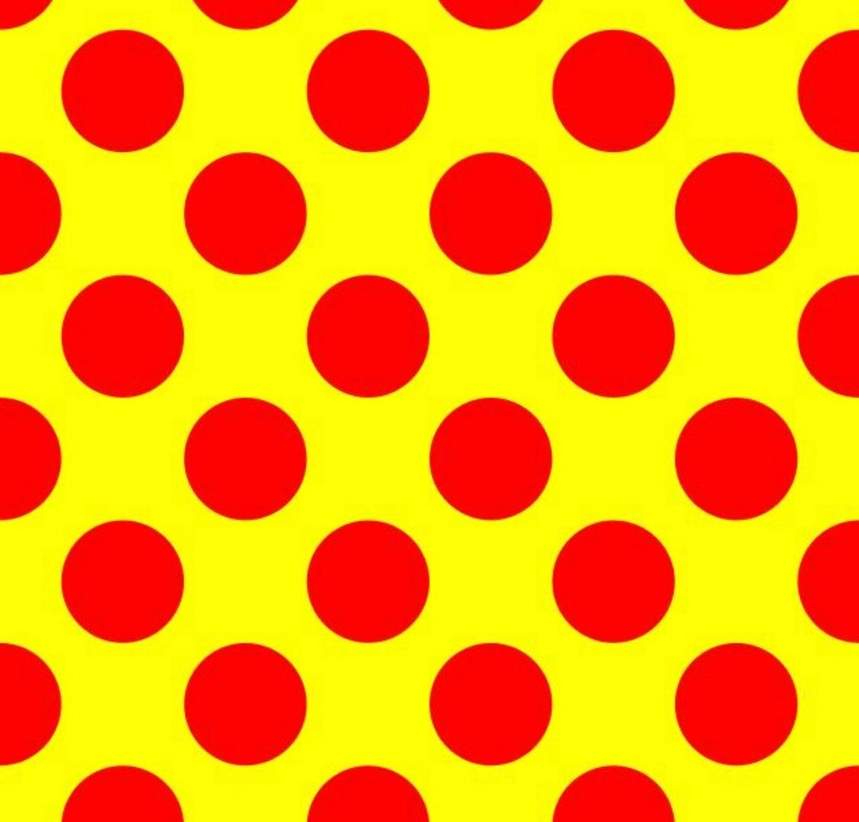
#> input picture HW04/RedDots.jpg, 859 x 822 px, shrunk from 1125 x 1077 before the run
$ python Q4.py
#> lines starting #> are read from the running program, lines starting #| are printed output that depends on the picture; long printed decimals are rounded
from PIL import Image
import numpy as np


def rank_k_approximation(A, k):
    U, S, Vt = np.linalg.svd(A, full_matrices=False)
    # rank-k truncation from the SVD of A
    U_k = U[:, :k]
    S_k = np.diag(S[:k])
    Vt_k = Vt[:k, :]

    A_k = np.dot(U_k, np.dot(S_k, Vt_k))

    return A_k, relative_error(S, k)


def relative_error(S, k):
    return (S[k]) ** 2 / S[0] ** 2


def compress_image_to_k(path, k):
#> called with path = 'RedDots.jpg', k = 10
    image = Image.open(path)
#> image is the input picture: PIL image 859x822 RGB; mean R, G, B 252, 156.4, 5
    pix = np.array(image)

    noise = np.random.normal(0, 10, pix.shape)
    pix = pix + noise

    imgR = pix[:, :, 0]  # Red
    imgG = pix[:, :, 1]  # Green
    imgB = pix[:, :, 2]  # Blue
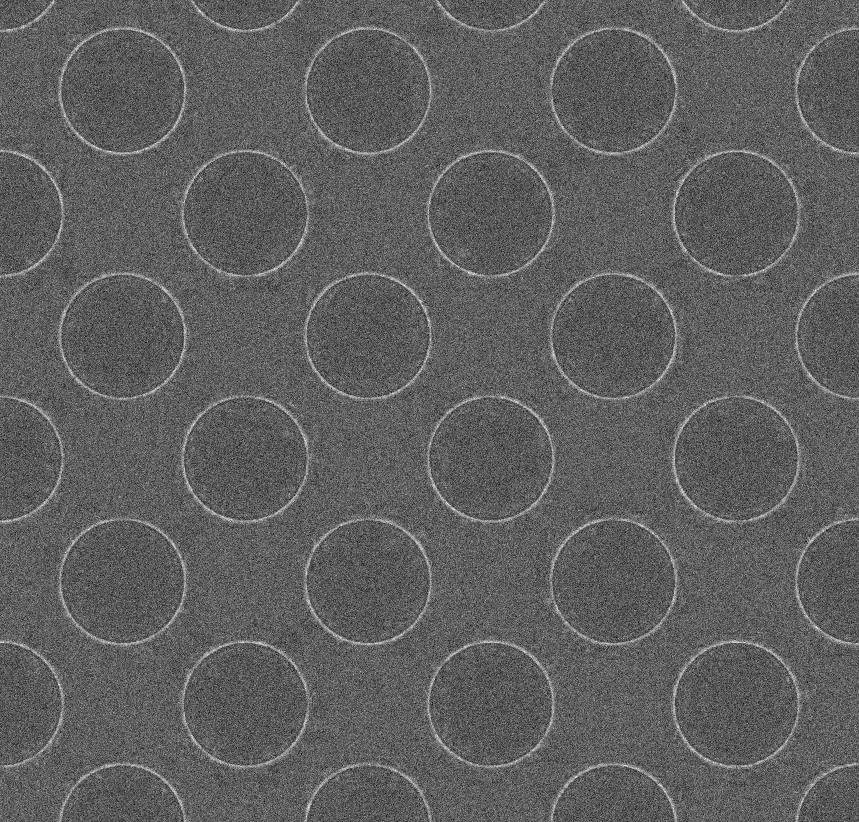
#> imgB: shape (822, 859) float64; min -44.02, max 86.44, mean 5; drawn with min black and max white
    print(pix.shape)
#| (822, 859, 3)

    error = [0, 0, 0]
    imgR_k, error[0] = rank_k_approximation(imgR, k)
#> in rank_k_approximation, `U, S, Vt = np.linalg.svd(A, full_matrices=False)`: S = 822 values, max 211759.6 at index 0, min 7.89 at index 821, mean 537.8
    imgG_k, error[1] = rank_k_approximation(imgG, k)
#> call 2 of rank_k_approximation, with k = 10
#> in rank_k_approximation (call 2), `U, S, Vt = np.linalg.svd(A, full_matrices=False)`:
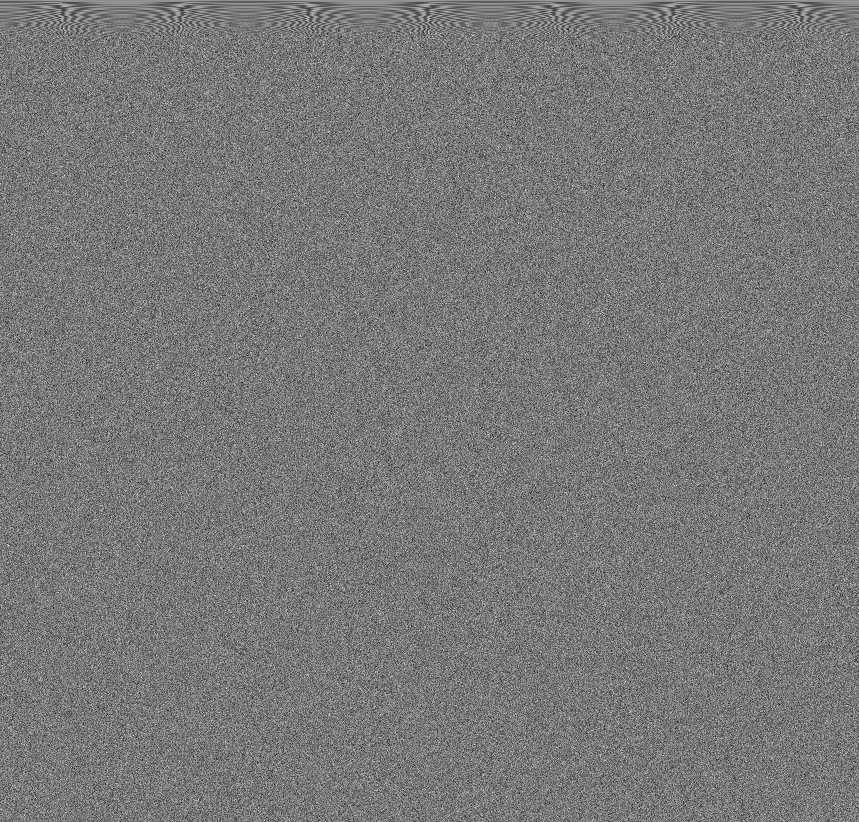
#> Vt: shape (822, 859) float64; min -0.159, max 0.177, mean 5e-05; drawn with min black and max white
#> in rank_k_approximation (call 2), `U, S, Vt = np.linalg.svd(A, full_matrices=False)`: S = 822 values, max 135982.5 at index 0, min 7.45 at index 821, mean 662.3
    imgB_k, error[2] = rank_k_approximation(imgB, k)
#> call 3 of rank_k_approximation, with k = 10
#> in rank_k_approximation (call 3), `U, S, Vt = np.linalg.svd(A, full_matrices=False)`:
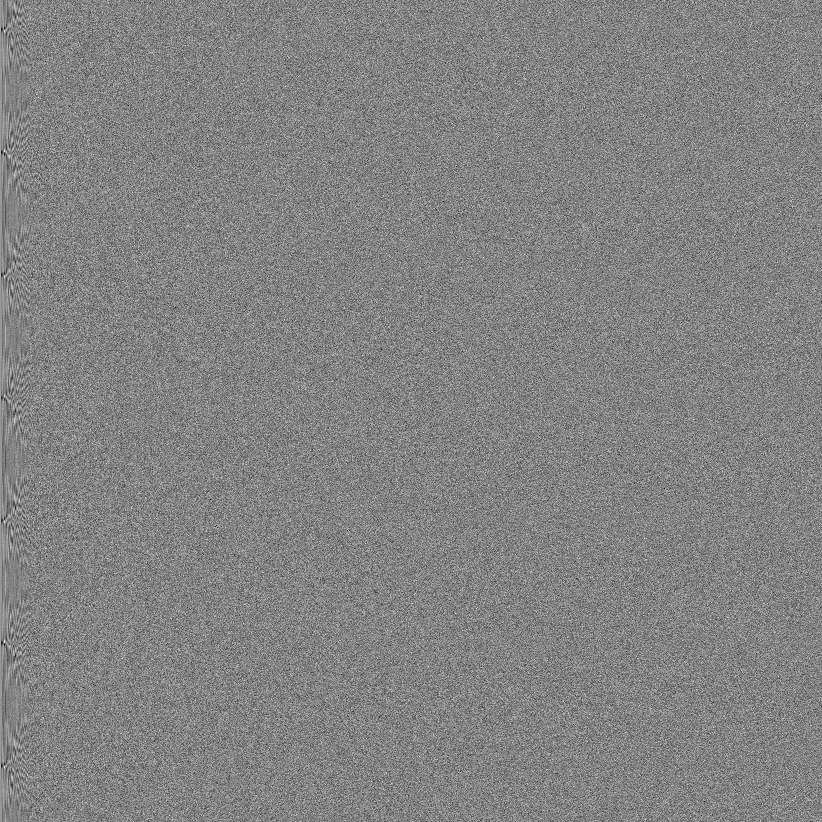
#> U: shape (822, 822) float64; min -0.198, max 0.187, mean 6.22e-05; drawn with min black and max white
#> in rank_k_approximation (call 3), `U, S, Vt = np.linalg.svd(A, full_matrices=False)`:
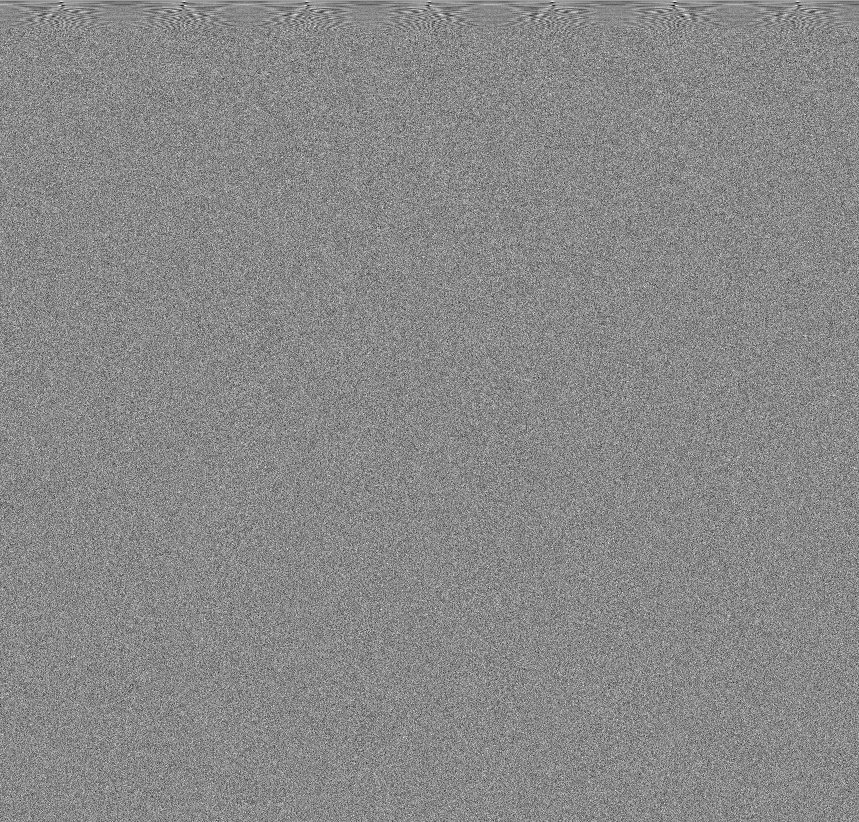
#> Vt: shape (822, 859) float64; min -0.202, max 0.174, mean 3.94e-05; drawn with min black and max white
#> in rank_k_approximation (call 3), `U, S, Vt = np.linalg.svd(A, full_matrices=False)`: S = 822 values, max 4466.9 at index 0, min 7.84 at index 821, mean 282.2
#> in rank_k_approximation (call 3), `A_k = np.dot(U_k, np.dot(S_k, Vt_k))`:
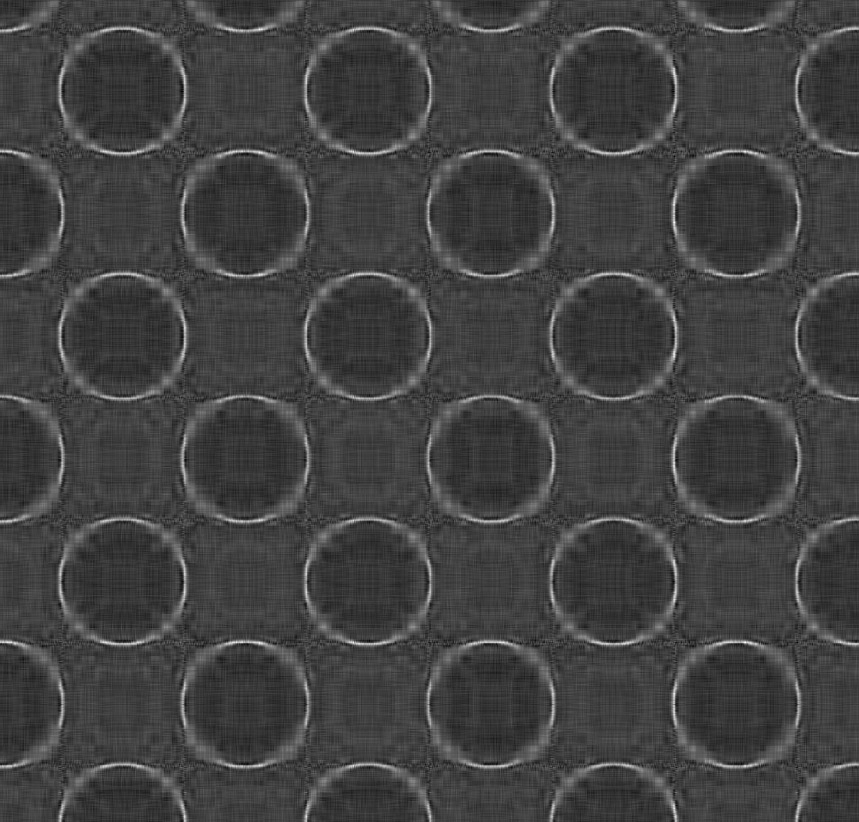
#> A_k: shape (822, 859) float64; min -12.63, max 55.22, mean 5; drawn with min black and max white

    new_img = np.stack([imgR_k, imgG_k, imgB_k], axis=-1)
    new_img = np.clip(new_img, 0, 255).astype(np.uint8)
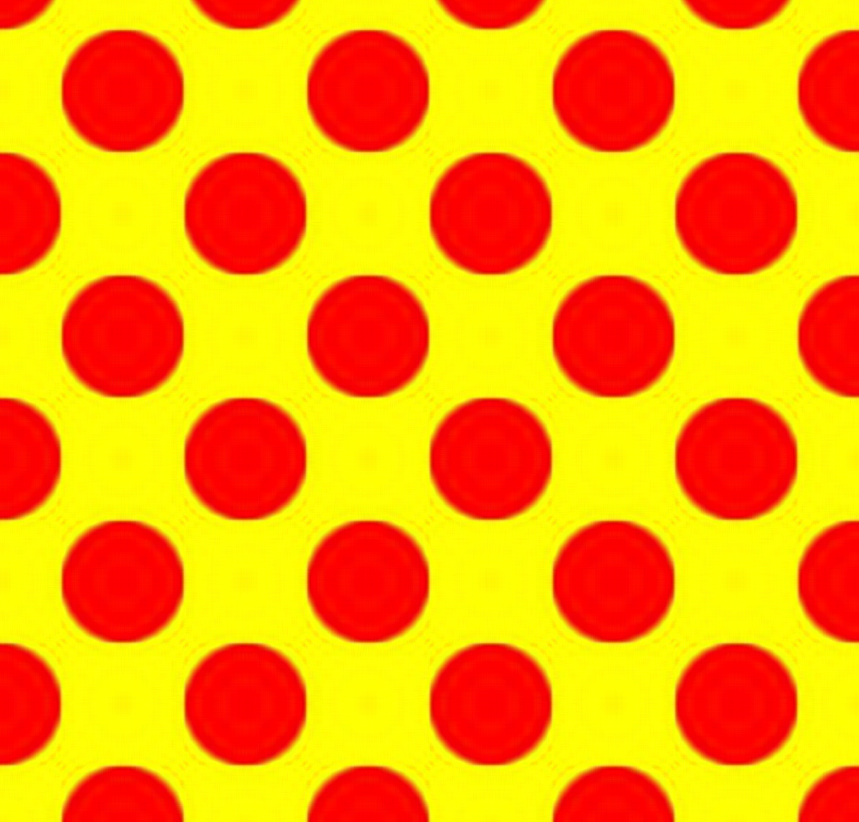
#> new_img: shape (822, 859, 3); mean R, G, B 251.2, 155.9, 4.6
    new_img = Image.fromarray(new_img)

    return new_img, error


img, error = compress_image_to_k('RedDots.jpg', 10)
#> error = [2.58e-05, 0.000851, 0.0461]
print('relative error is: ', error)
#| relative error is:  [2.578775390960992e-05, 0.0008505, 0.0461]
img.show()
